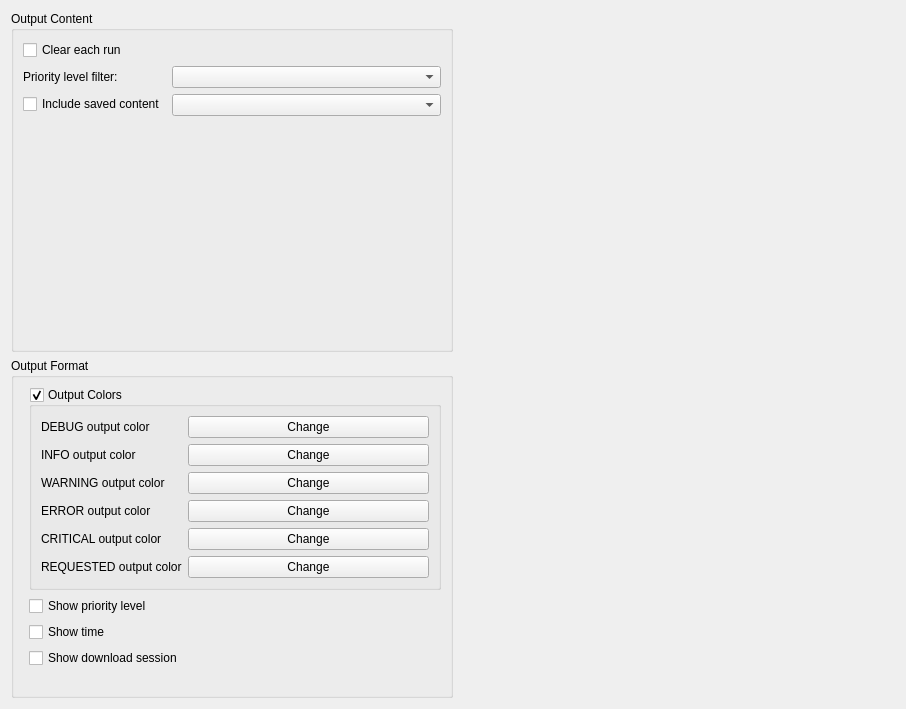
<?xml version="1.0" encoding="UTF-8"?>
<ui version="4.0">
 <class>OutputSettingsWidget</class>
 <widget class="QWidget" name="OutputSettingsWidget">
  <property name="geometry">
   <rect>
    <x>0</x>
    <y>0</y>
    <width>906</width>
    <height>709</height>
   </rect>
  </property>
  <property name="windowTitle">
   <string>Output Settings</string>
  </property>
  <layout class="QHBoxLayout" name="horizontalLayout">
   <item>
    <layout class="QVBoxLayout" name="verticalLayout">
     <item>
      <widget class="QGroupBox" name="output_content_groupbox">
       <property name="title">
        <string>Output Content</string>
       </property>
       <layout class="QFormLayout" name="formLayout_3">
        <item row="1" column="0">
         <widget class="QLabel" name="label">
          <property name="toolTip">
           <string>&lt;html&gt;&lt;head/&gt;&lt;body&gt;&lt;p&gt;The level of message that will be displayed in the output window. All levels above the selected will be displayed.&lt;/p&gt;&lt;/body&gt;&lt;/html&gt;</string>
          </property>
          <property name="text">
           <string>Priority level filter:</string>
          </property>
         </widget>
        </item>
        <item row="1" column="1">
         <widget class="QComboBox" name="priority_level_combo"/>
        </item>
        <item row="5" column="0" colspan="2">
         <layout class="QHBoxLayout" name="horizontalLayout_2"/>
        </item>
        <item row="0" column="0">
         <widget class="QCheckBox" name="clear_on_run_checkbox">
          <property name="text">
           <string>Clear each run</string>
          </property>
         </widget>
        </item>
        <item row="2" column="0">
         <widget class="QCheckBox" name="output_saved_content_checkbox">
          <property name="text">
           <string>Include saved content</string>
          </property>
         </widget>
        </item>
        <item row="2" column="1">
         <widget class="QComboBox" name="output_saved_content_combo"/>
        </item>
       </layout>
      </widget>
     </item>
     <item>
      <widget class="QGroupBox" name="output_display_groupbox">
       <property name="title">
        <string>Output Format</string>
       </property>
       <layout class="QFormLayout" name="formLayout">
        <item row="1" column="1">
         <widget class="QGroupBox" name="color_groupbox">
          <property name="title">
           <string>Output Colors</string>
          </property>
          <property name="checkable">
           <bool>true</bool>
          </property>
          <layout class="QFormLayout" name="formLayout_2">
           <item row="0" column="0">
            <widget class="QLabel" name="debug_color_label">
             <property name="sizePolicy">
              <sizepolicy hsizetype="Expanding" vsizetype="Preferred">
               <horstretch>0</horstretch>
               <verstretch>0</verstretch>
              </sizepolicy>
             </property>
             <property name="text">
              <string>DEBUG output color</string>
             </property>
            </widget>
           </item>
           <item row="0" column="1">
            <widget class="QPushButton" name="change_debug_color_button">
             <property name="text">
              <string>Change</string>
             </property>
            </widget>
           </item>
           <item row="1" column="0">
            <widget class="QLabel" name="info_color_label">
             <property name="sizePolicy">
              <sizepolicy hsizetype="Expanding" vsizetype="Preferred">
               <horstretch>0</horstretch>
               <verstretch>0</verstretch>
              </sizepolicy>
             </property>
             <property name="text">
              <string>INFO output color</string>
             </property>
            </widget>
           </item>
           <item row="1" column="1">
            <widget class="QPushButton" name="change_info_color_button">
             <property name="text">
              <string>Change</string>
             </property>
            </widget>
           </item>
           <item row="2" column="0">
            <widget class="QLabel" name="warning_color_label">
             <property name="sizePolicy">
              <sizepolicy hsizetype="Expanding" vsizetype="Preferred">
               <horstretch>0</horstretch>
               <verstretch>0</verstretch>
              </sizepolicy>
             </property>
             <property name="text">
              <string>WARNING output color</string>
             </property>
            </widget>
           </item>
           <item row="2" column="1">
            <widget class="QPushButton" name="change_warning_color_button">
             <property name="text">
              <string>Change</string>
             </property>
            </widget>
           </item>
           <item row="3" column="0">
            <widget class="QLabel" name="error_color_label">
             <property name="sizePolicy">
              <sizepolicy hsizetype="Expanding" vsizetype="Preferred">
               <horstretch>0</horstretch>
               <verstretch>0</verstretch>
              </sizepolicy>
             </property>
             <property name="text">
              <string>ERROR output color</string>
             </property>
            </widget>
           </item>
           <item row="3" column="1">
            <widget class="QPushButton" name="change_error_color_button">
             <property name="text">
              <string>Change</string>
             </property>
            </widget>
           </item>
           <item row="4" column="0">
            <widget class="QLabel" name="critical_color_label">
             <property name="sizePolicy">
              <sizepolicy hsizetype="Expanding" vsizetype="Preferred">
               <horstretch>0</horstretch>
               <verstretch>0</verstretch>
              </sizepolicy>
             </property>
             <property name="text">
              <string>CRITICAL output color</string>
             </property>
            </widget>
           </item>
           <item row="4" column="1">
            <widget class="QPushButton" name="change_critical_color_button">
             <property name="text">
              <string>Change</string>
             </property>
            </widget>
           </item>
           <item row="5" column="0">
            <widget class="QLabel" name="requested_color_label">
             <property name="text">
              <string>REQUESTED output color</string>
             </property>
            </widget>
           </item>
           <item row="5" column="1">
            <widget class="QPushButton" name="change_requested_color_button">
             <property name="text">
              <string>Change</string>
             </property>
            </widget>
           </item>
          </layout>
         </widget>
        </item>
        <item row="2" column="1">
         <widget class="QCheckBox" name="show_priority_level_checkbox">
          <property name="text">
           <string>Show priority level</string>
          </property>
         </widget>
        </item>
        <item row="3" column="1">
         <widget class="QCheckBox" name="show_datetime_checkbox">
          <property name="text">
           <string>Show time</string>
          </property>
         </widget>
        </item>
        <item row="4" column="0">
         <layout class="QVBoxLayout" name="verticalLayout_3"/>
        </item>
        <item row="4" column="1">
         <widget class="QCheckBox" name="show_session_id_checkbox">
          <property name="text">
           <string>Show download session</string>
          </property>
         </widget>
        </item>
       </layout>
      </widget>
     </item>
    </layout>
   </item>
   <item>
    <spacer name="horizontalSpacer">
     <property name="orientation">
      <enum>Qt::Horizontal</enum>
     </property>
     <property name="sizeHint" stdset="0">
      <size>
       <width>40</width>
       <height>20</height>
      </size>
     </property>
    </spacer>
   </item>
  </layout>
 </widget>
 <resources/>
 <connections/>
</ui>
